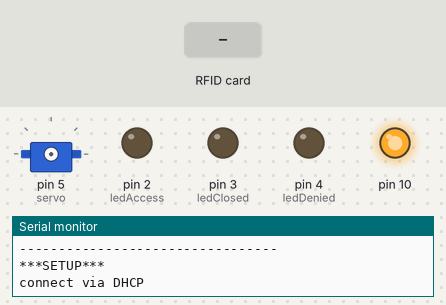
Bench run of a sketch on a simulated Arduino Uno, built with avr-gcc and run on an emulated ATmega328P. Shown: servo, output pins drawn as LEDs (lit = HIGH), the last lines printed to the serial monitor. The test bench sets the inputs (shaded band). WiFi joins after 1.5 s; servers stay silent unless stated; uploads are accepted with an empty reply.

Above: at 0.1 s.
At 2.7 s:
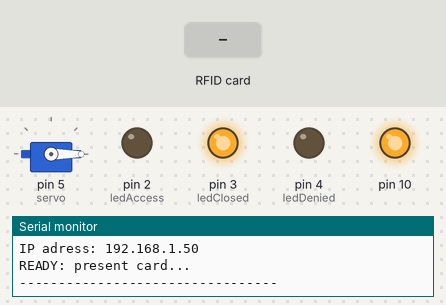
2.8 s: RFID card 5E 7A 19 C4 held to the reader
At 3.7 s:
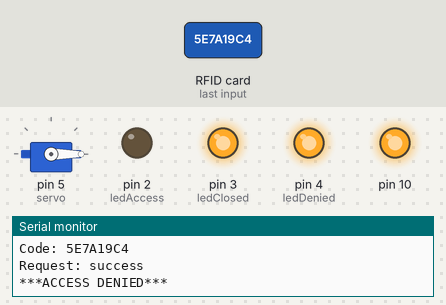
Timing chart, 0 to 6.6 s (numbered marks = the images above; inputs shaded):
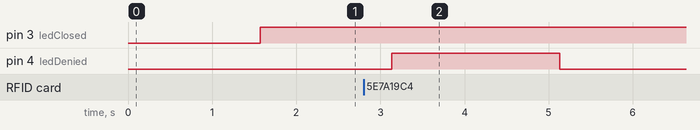

The sketch:

SmartLock.ino
```cpp
/*
   SmartLock by Lennart Veringmeier
   Student-number: 0893738
   Email:          0893738@hr.nl

   NEEDED:
   - Ethernet Shield
   - RFID Reader (RFID-RC522)
   - Servo
   - 3 LEDs
   - Server
*/

#include <MFRC522.h>
#include <SPI.h>
#include <Servo.h>
#include <Ethernet.h>

/* Pinlayout for RFID reader
  RFID  	Arduino UNO
  SDA        7
  SCK        13
  MOSI       11
  MISO       12
  IRQ        not used
  GND        GND
  RST        6
  +3.3V      3V3
*/

// EHTERNET
byte mac[] = { 0xDE, 0xAD, 0xBE, 0xEF, 0xFE, 0xED };
byte server[] = {192, 168, 178, 107 };
EthernetClient client;

// RFID
#define RST_PIN 7
#define SS_PIN 6
MFRC522 rfid(SS_PIN, RST_PIN);

// SERVO
Servo servo;

// LEDs
#define ledAccess     2  // Access led on pin 2
#define ledClosed     3  // CLosed led on pin 3
#define ledDenied     4  // Denied led on pin 4

void setup() {
  Serial.begin(9600);
  Serial.println("---------------------------------");
  Serial.println("***SETUP***");

  SPI.begin();

  rfid.PCD_Init();

  Serial.println("connect via DHCP");
  if (Ethernet.begin(mac) == 0) {
    Serial.println("DHCP failed");
    Serial.println("Restart the system");
    while (1 == 1) { }
  }
  Serial.print("IP adress: ");
  Serial.println(Ethernet.localIP());

  pinMode(ledAccess, OUTPUT);
  pinMode(ledClosed, OUTPUT);
  pinMode(ledDenied, OUTPUT);

  servo.attach(5);
  servo.write(0);

  Serial.println("READY: present card...");
  Serial.println("---------------------------------");
}

void loop() {
  digitalWrite(ledClosed, HIGH); //Red led on ("Default")

  // Look for new cards
  if (!rfid.PICC_IsNewCardPresent()) {
    return;
  }
  // Select one of the cards
  if (!rfid.PICC_ReadCardSerial()) {
    return;
  }

  String code = "";
  String response = "";
  boolean access = false;

  Serial.println("***CARD DETECTED***");

  code = readTag();
  Serial.print("Code: ");
  Serial.println(code);

  if (authRequest(code)) {
    Serial.println("Request: success");

    response = readClientData();

    access = checkAuthorization(response);

    if (access) {
      Serial.println("***ACCESS ALLOWED***");
      accessAllowed();
      Serial.println("***DOOR CLOSED***");
    } else {
      Serial.println("***ACCESS DENIED***");
      accessDenied();
    }
  } else {
    Serial.println("Request: failed");
  }

  Serial.println("---------------------------------");

  delay(500);
}

String readTag() {
  String content = "";
  byte letter;
  for (byte i = 0; i < rfid.uid.size; i++)
  {
    content.concat(String(rfid.uid.uidByte[i] < 0x10 ? "0" : ""));
    content.concat(String(rfid.uid.uidByte[i], HEX));
  }
  content.toUpperCase();
  return content;
}

boolean authRequest(String code) {
  /**
     GET request with paramaters.

     client.print writes the request to the server

     @return boolean
  */
  if (client.connect(server, 80)) {
    client.print("GET /SmartLock/api/authenticate.php?lock_id=1&rfid_code=");
    client.print(code);
    client.println(" HTTP/1.1");
    client.println("Host: 192.168.178.107");
    client.println();
    return true;
  } else {
    return false;
  }
}

String readClientData() {
  String content = "";
  // wait for another packet
  while (client.connected()) {
    // read this packet
    while (client.available()) {
      char c = client.read();
      content.concat(c);
    }
  }
  // close the connection after the server closes its end
  client.stop();
  return content;
}

boolean checkAuthorization(String content) {
  if (content.indexOf("access:true") >= 0) {
    return true;
  } else if (content.indexOf("access:false") >= 0) {
    return false;
  } else {
    return false;
  }
}

void accessAllowed() {
  digitalWrite(ledAccess, HIGH);
  digitalWrite(ledClosed, LOW);
  servo.write(90);                  //Servo open (reverse clock turn)
  delay(5000);
  digitalWrite(ledAccess, LOW);
  digitalWrite(ledClosed, HIGH);
  servo.write(0);                   //Servo close (clock turn)
}

void accessDenied() {
  digitalWrite(ledDenied, HIGH);
  delay(2000);
  digitalWrite(ledDenied, LOW);
}
```

Measured:
- after the input at 2.8 s, pin 4 (ledDenied): LOW → HIGH after 0.33 s, → LOW 2.0 s later
